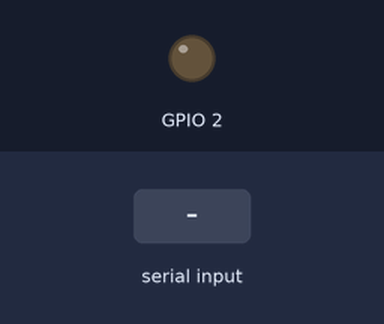
Recording of a sketch running on a simulated ESP32. Shown: output pins drawn as LEDs (lit = HIGH). The inputs (shaded band) are chosen by the test bench. What the sketch prints to the serial monitor is not drawn.

Above: at 1.2 s.
1.3 s: "5\n" received over the second serial link
At 4.3 s:
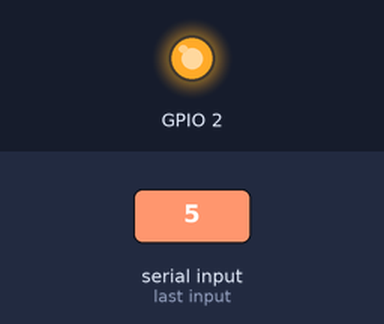
Timing chart, 0 to 6.5 s (numbered marks = the images above; inputs shaded):
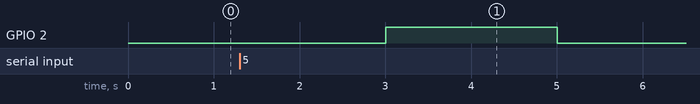

The sketch:

esp32.ino
```cpp
// for doit esp32 devkit v1

#define RXp2 16
#define TXp2 17
int i = 0;
void setup() {
  // put your setup code here, to run once:
  Serial.begin(115200);
  Serial2.begin(9600, SERIAL_8N1, RXp2, TXp2);
  pinMode(2, OUTPUT);
}
void loop() {
    Serial2.println(i);
    int k = Serial2.readString().toInt();
    Serial.println(k);
    Serial.print(i);
    if (k % 2 ==0)
      digitalWrite(2, LOW);
    else
      digitalWrite(2, HIGH);
    i++;
    delay(1000);
}
```

Measured:
- after the input at 1.3 s, GPIO 2: LOW → HIGH after 1.7 s, → LOW 2.0 s later
